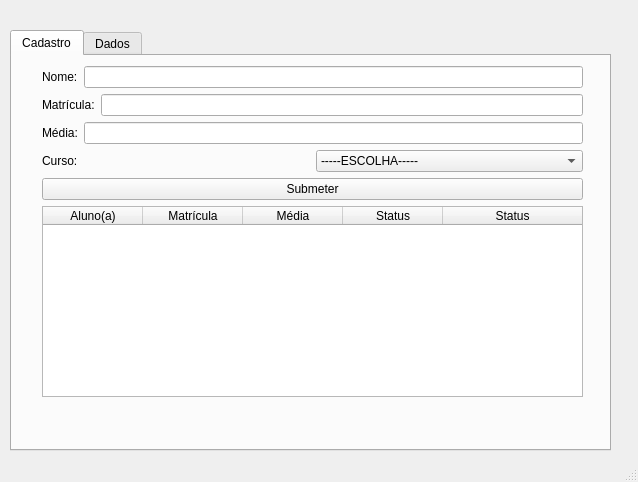
<?xml version="1.0" encoding="UTF-8"?>
<ui version="4.0">
 <class>MainWindow</class>
 <widget class="QMainWindow" name="MainWindow">
  <property name="geometry">
   <rect>
    <x>0</x>
    <y>0</y>
    <width>638</width>
    <height>482</height>
   </rect>
  </property>
  <property name="windowTitle">
   <string>MainWindow</string>
  </property>
  <widget class="QWidget" name="centralwidget">
   <widget class="QTabWidget" name="tabWidget">
    <property name="geometry">
     <rect>
      <x>10</x>
      <y>30</y>
      <width>601</width>
      <height>421</height>
     </rect>
    </property>
    <property name="currentIndex">
     <number>0</number>
    </property>
    <widget class="QWidget" name="tab">
     <attribute name="title">
      <string>Cadastro</string>
     </attribute>
     <widget class="QWidget" name="layoutWidget">
      <property name="geometry">
       <rect>
        <x>30</x>
        <y>10</y>
        <width>541</width>
        <height>331</height>
       </rect>
      </property>
      <layout class="QVBoxLayout" name="verticalLayout_3">
       <item>
        <layout class="QVBoxLayout" name="verticalLayout_2">
         <item>
          <layout class="QVBoxLayout" name="verticalLayout">
           <item>
            <layout class="QHBoxLayout" name="horizontalLayout">
             <item>
              <widget class="QLabel" name="label">
               <property name="text">
                <string>Nome:</string>
               </property>
              </widget>
             </item>
             <item>
              <widget class="QLineEdit" name="input_nome"/>
             </item>
            </layout>
           </item>
           <item>
            <layout class="QHBoxLayout" name="horizontalLayout_2">
             <item>
              <widget class="QLabel" name="label_2">
               <property name="text">
                <string>Matrícula:</string>
               </property>
              </widget>
             </item>
             <item>
              <widget class="QLineEdit" name="input_mat"/>
             </item>
            </layout>
           </item>
           <item>
            <layout class="QHBoxLayout" name="horizontalLayout_3">
             <item>
              <widget class="QLabel" name="label_3">
               <property name="text">
                <string>Média:</string>
               </property>
              </widget>
             </item>
             <item>
              <widget class="QLineEdit" name="input_media"/>
             </item>
            </layout>
           </item>
           <item>
            <layout class="QHBoxLayout" name="horizontalLayout_4">
             <item>
              <widget class="QLabel" name="label_4">
               <property name="text">
                <string>Curso:</string>
               </property>
              </widget>
             </item>
             <item>
              <widget class="QComboBox" name="input_curso">
               <item>
                <property name="text">
                 <string>-----ESCOLHA-----</string>
                </property>
               </item>
               <item>
                <property name="text">
                 <string>Engenharia Elétrica</string>
                </property>
               </item>
               <item>
                <property name="text">
                 <string>Produção Sucroalcooleira</string>
                </property>
               </item>
               <item>
                <property name="text">
                 <string>Administração</string>
                </property>
               </item>
               <item>
                <property name="text">
                 <string>Biblioteconomia</string>
                </property>
               </item>
               <item>
                <property name="text">
                 <string>Arquivologia</string>
                </property>
               </item>
              </widget>
             </item>
            </layout>
           </item>
          </layout>
         </item>
         <item>
          <widget class="QPushButton" name="btn_submeter">
           <property name="text">
            <string>Submeter</string>
           </property>
          </widget>
         </item>
        </layout>
       </item>
       <item>
        <widget class="QTableWidget" name="tabela">
         <attribute name="horizontalHeaderStretchLastSection">
          <bool>true</bool>
         </attribute>
         <column>
          <property name="text">
           <string>Aluno(a)</string>
          </property>
         </column>
         <column>
          <property name="text">
           <string>Matrícula</string>
          </property>
         </column>
         <column>
          <property name="text">
           <string>Média</string>
          </property>
         </column>
         <column>
          <property name="text">
           <string>Status</string>
          </property>
         </column>
         <column>
          <property name="text">
           <string>Status</string>
          </property>
         </column>
        </widget>
       </item>
      </layout>
     </widget>
    </widget>
    <widget class="QWidget" name="tab_2">
     <attribute name="title">
      <string>Dados</string>
     </attribute>
     <widget class="QWidget" name="layoutWidget">
      <property name="geometry">
       <rect>
        <x>20</x>
        <y>20</y>
        <width>561</width>
        <height>321</height>
       </rect>
      </property>
      <layout class="QVBoxLayout" name="verticalLayout_4">
       <item>
        <widget class="QGroupBox" name="groupBox">
         <property name="title">
          <string>Maior nota</string>
         </property>
         <widget class="QLabel" name="label_5">
          <property name="geometry">
           <rect>
            <x>50</x>
            <y>30</y>
            <width>67</width>
            <height>17</height>
           </rect>
          </property>
          <property name="text">
           <string>TextLabel</string>
          </property>
         </widget>
        </widget>
       </item>
       <item>
        <widget class="QGroupBox" name="groupBox_2">
         <property name="title">
          <string>Menor nota</string>
         </property>
        </widget>
       </item>
       <item>
        <widget class="QGroupBox" name="groupBox_3">
         <property name="title">
          <string>Média</string>
         </property>
        </widget>
       </item>
      </layout>
     </widget>
    </widget>
   </widget>
  </widget>
  <widget class="QMenuBar" name="menubar">
   <property name="geometry">
    <rect>
     <x>0</x>
     <y>0</y>
     <width>638</width>
     <height>22</height>
    </rect>
   </property>
  </widget>
  <widget class="QStatusBar" name="statusbar"/>
 </widget>
 <resources/>
 <connections/>
</ui>
